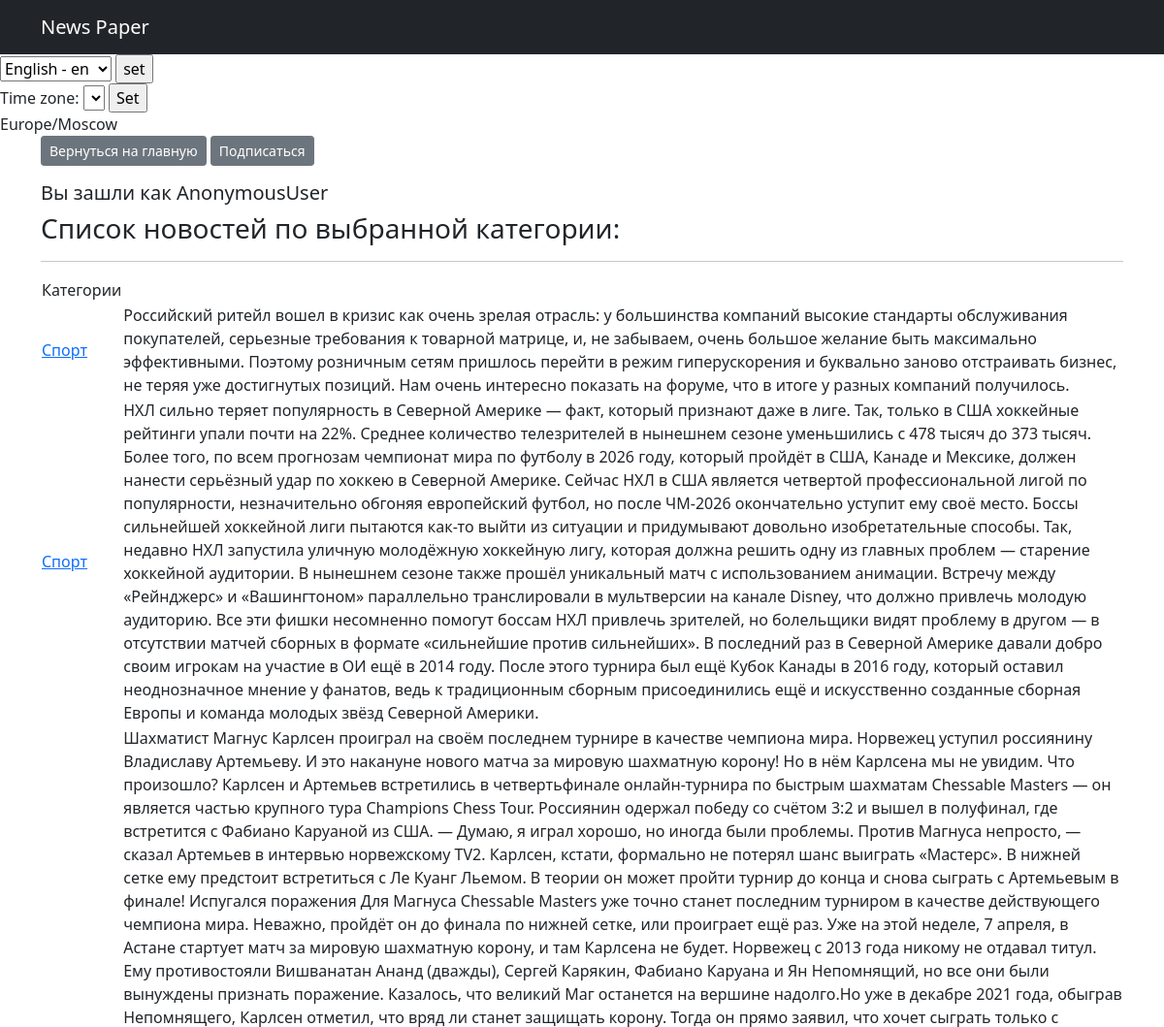
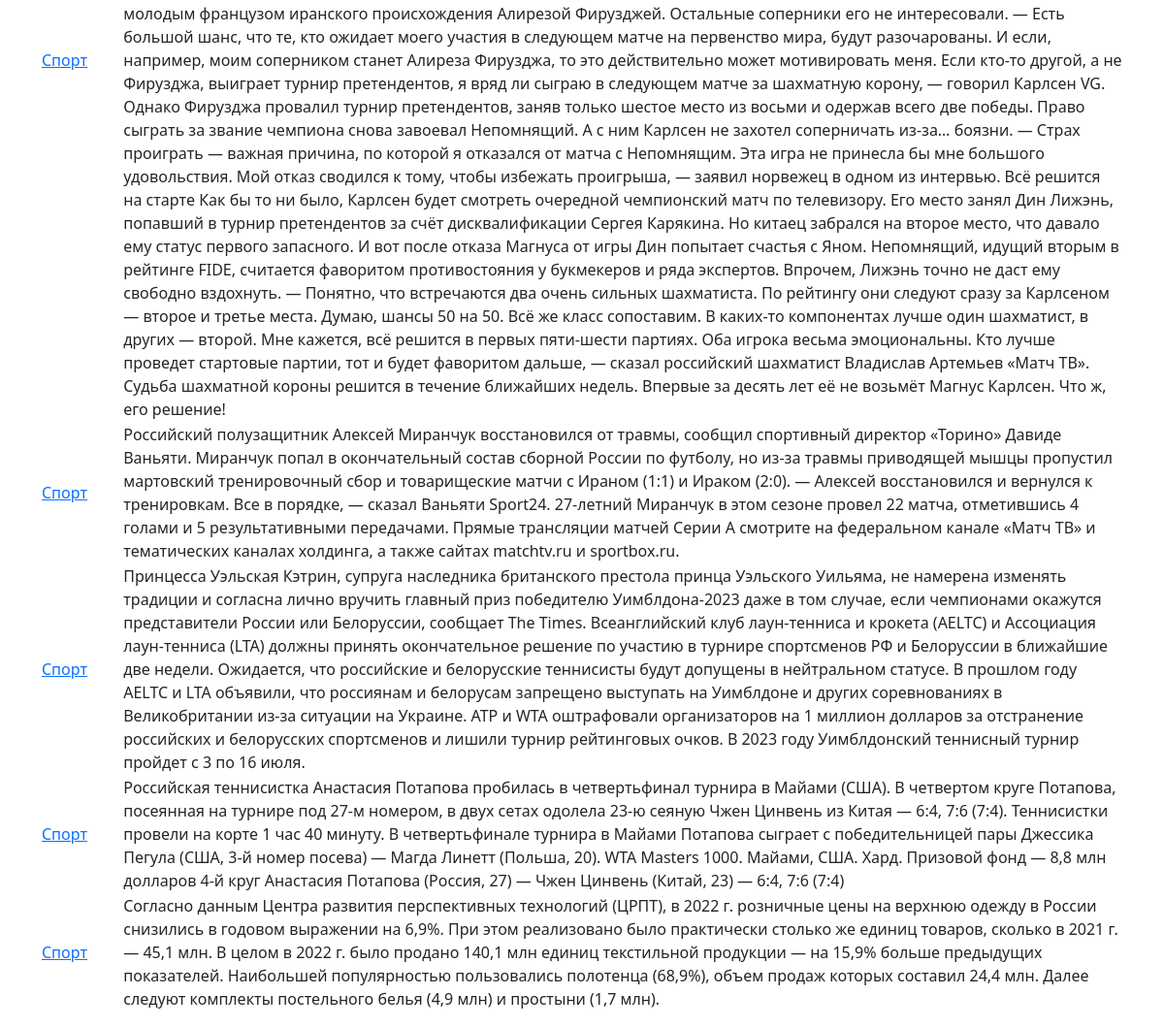
The page /posts/categories/1 on the database as committed earlier (2 pictures, top to bottom).
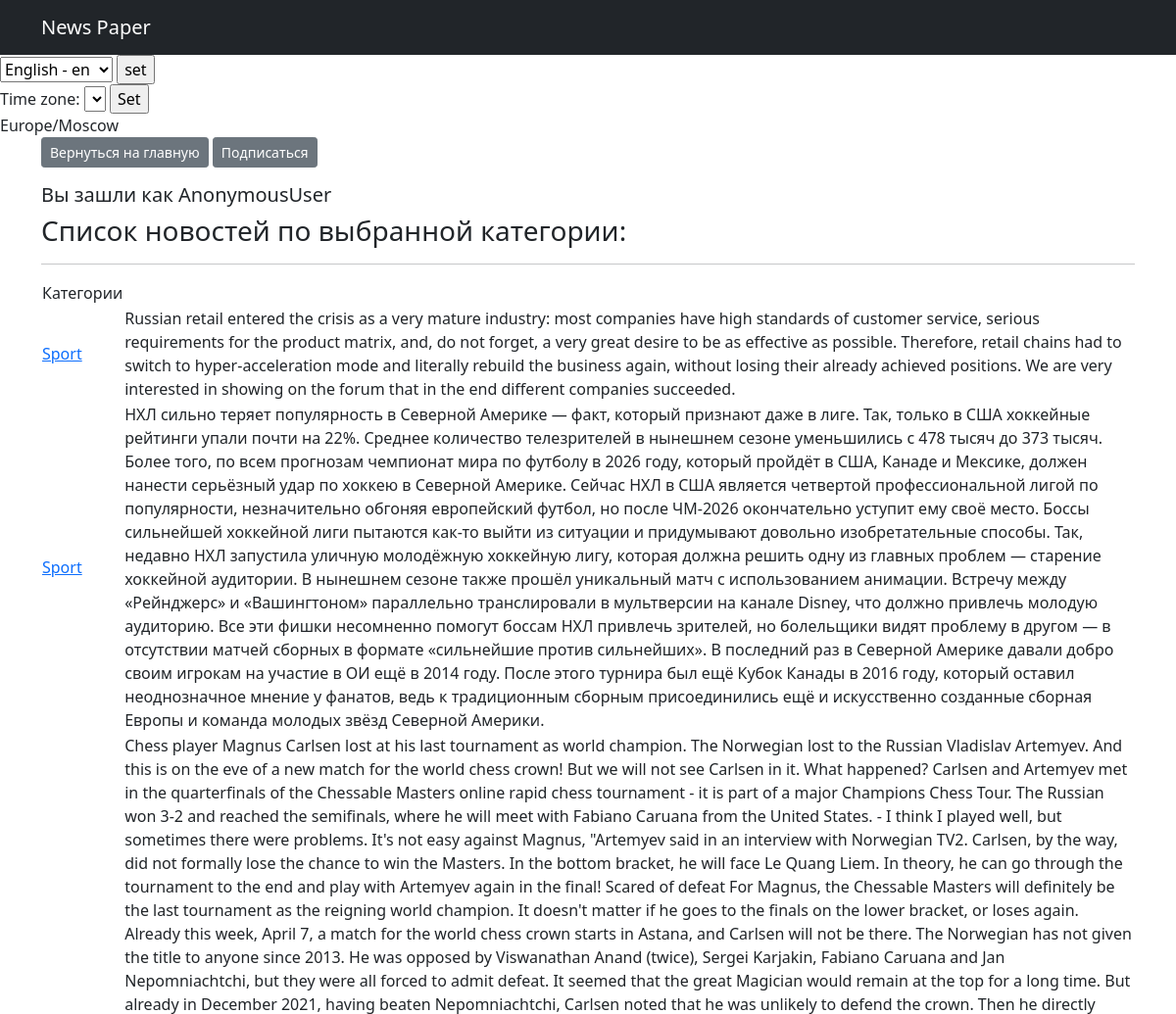
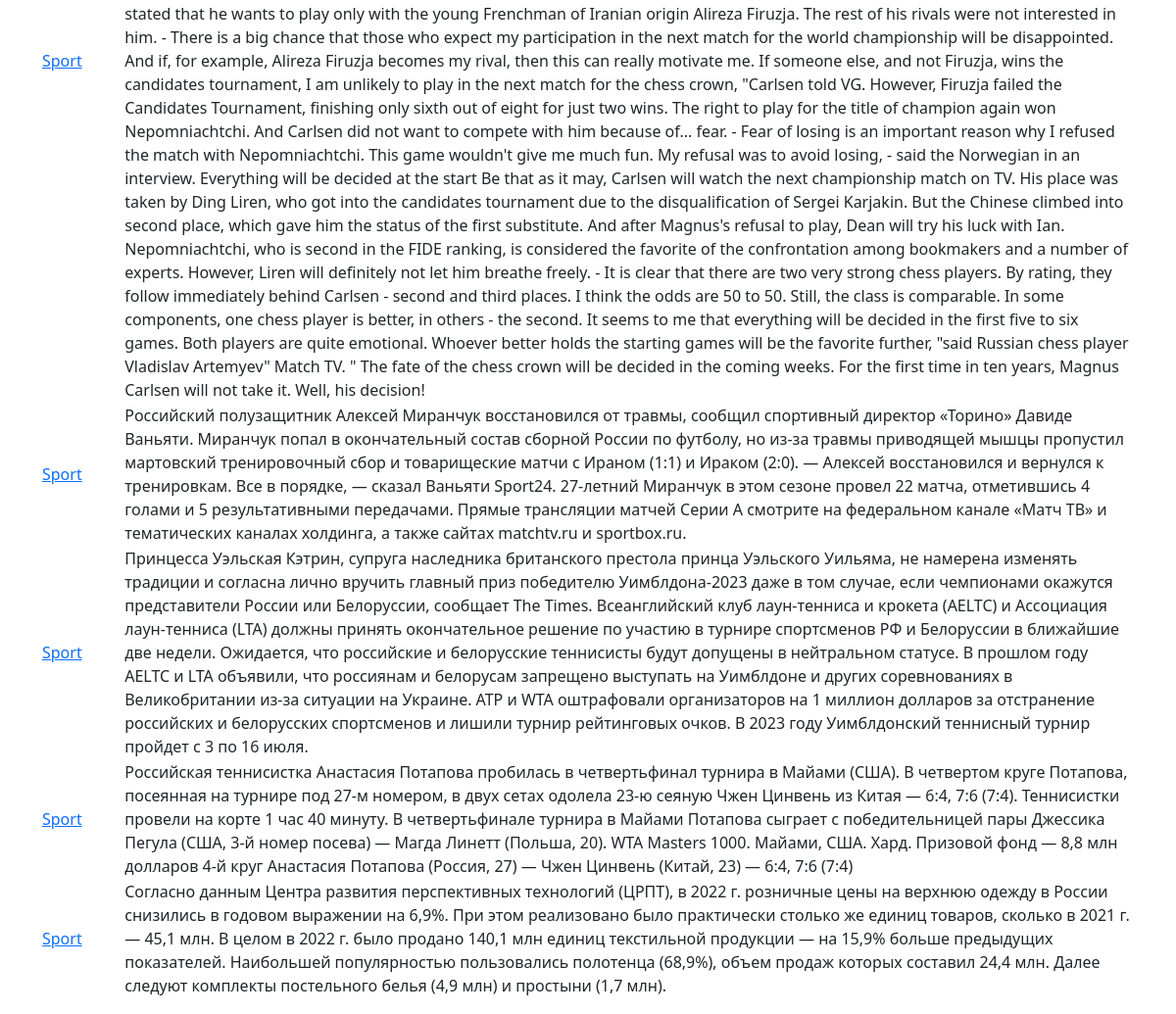
The same page on the database as committed later (2 pictures, top to bottom).
### news/models.py (models this page shows, shortened)
class Category(models.Model):
    name = models.CharField(max_length=255, unique=True)
    subscribers = models.ManyToManyField(User, blank=True, related_name='categories')
    def __str__(self):
        return f"{self.name}"

class Post(models.Model):
    objects = None
    list_type = [(news, 'Новости'), (article, 'Статья')]
    author = models.ForeignKey(Author, on_delete=models.CASCADE)
    post_type = models.CharField(max_length=2, choices=list_type)
    time_create = models.DateTimeField(auto_now_add=True)
    category = models.ManyToManyField(Category, through='PostCategory')
    title = models.CharField(max_length=250)
    text_post = models.TextField()
    rating = models.FloatField(default=0.0)

### news/views.py (the view)
# urls.py: path('categories/<int:pk>', CategoryListView.as_view(), name='category_list'),
class CategoryListView(ListView):
    model = Post
    template_name = 'category_list.html'
    context_object_name = 'category_news_list'
    def get_queryset(self):
        self.category = get_object_or_404(Category, id=self.kwargs['pk'])
        queryset = Post.objects.filter(category=self.category).order_by('-time_create')
        return queryset
    def get_context_data(self, **kwargs):
        context = super().get_context_data(**kwargs)
        context['is_not_subscriber'] = self.request.user not in self.category.subscribers.all()
        context['category'] = self.category
        return context

### news/templates/category_list.html (shortened to what this page needs)
{% extends 'flatpages/default.html' %}
{% load custom_filters %}
{% block content %}
<p class="text-left"><a href=".."  class="btn btn-secondary btn-sm">Вернуться на главную</a>
        {% if is_not_subscriber %}
            <a href="{% url 'subscribe' category.id %}" class="btn btn-secondary btn-sm">Подписаться</a></p>
        {% endif %}
   <h5>Вы зашли как {{request.user}}</h5>
   <h3>Список новостей по выбранной категории: </h3>
   <hr>
   {% if category_news_list %}
       <table>
           <tr>
               <td>Категории</td>
           </tr>
           {% for post in category_news_list %}
           <tr>
               <td>
                   {% for category in post.category.all %}
                    <a href="{% url 'category_list' category.id %}">{{ category }}</a>
                   {% endfor %}
               </td>
               <td>{{ post.text_post }}</td>
           </tr>
           {% endfor %}
       </table>
   {% else %}
       <h2>Новостей нет!</h2>
   {% endif %}
{% endblock content %}

Rows that differ between the two databases and show on the page:
changed Post: text_post "Российский ритейл вошел в кризис как очень зрелая отрасль: у большинства компаний высокие стандарты обслуживания покупателей, серьезные требования к товарной матрице, и, не забываем, очень большое желание быть максимально эффективными. Поэтому розничным сетям пришлось перейти в режим гиперускорения и буквально заново отстраивать бизнес, не теряя уже достигнутых позиций. Нам очень интересно показать на форуме, что в итоге у разных компаний получилось." → "Russian retail entered the crisis as a very mature industry: most companies have high standards of customer service, serious requirements for the product matrix, and, do not forget, a very great desire to be as effective as possible. Therefore, retail chains had to switch to hyper-acceleration mode and literally rebuild the business again, without losing their already achieved positions. We are very interested in showing on the forum that in the end different companies succeeded."
changed Category: name "Спорт" → "Sport"
changed Post: text_post "Шахматист Магнус Карлсен проиграл на своём последнем турнире в качестве чемпиона мира. Норвежец уступил россиянину Владиславу Артемьеву. И это накануне нового матча за мировую шахматную корону! Но в нём Карлсена мы не увидим. Что произошло? Карлсен и Артемьев встретились в четвертьфинале онлайн-турнира по быстрым шахматам Chessable Masters — он является частью крупного тура Champions Chess Tour. Россиянин одержал победу со счётом 3:2 и вышел в полуфинал, где встретится с Фабиано Каруаной из США. — Думаю, я играл хорошо, но иногда были проблемы. Против Магнуса непросто, — сказал Артемьев в интервью норвежскому TV2. Карлсен, кстати, формально не потерял шанс выиграть «Мастерс». В нижней сетке…" → "Chess player Magnus Carlsen lost at his last tournament as world champion. The Norwegian lost to the Russian Vladislav Artemyev. And this is on the eve of a new match for the world chess crown! But we will not see Carlsen in it. What happened? Carlsen and Artemyev met in the quarterfinals of the Chessable Masters online rapid chess tournament - it is part of a major Champions Chess Tour. The Russian won 3-2 and reached the semifinals, where he will meet with Fabiano Caruana from the United States. - I think I played well, but sometimes there were problems. It's not easy against Magnus, \"Artemyev said in an interview with Norwegian TV2. Carlsen, by the way, did not formally lose the chance…"
